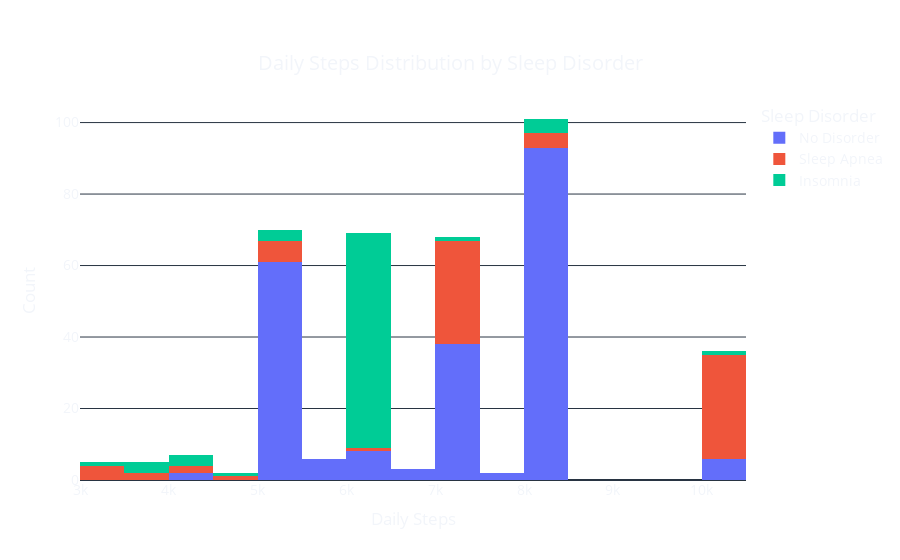

The code cell stored with this chart in its notebook:
### Code cell
import plotly.express as px

# Create a histogram to visualize the distribution of daily steps by sleep disorder
# Assuming 'data' is your DataFrame and it contains columns named 'Daily Steps' and 'Sleep Disorder'
fig = px.histogram(data, x='Daily Steps', color='Sleep Disorder', 
                   title='Daily Steps Distribution by Sleep Disorder',
                   labels={'Daily Steps': 'Daily Steps', 'count': 'Count'},
                   template='plotly_dark')

# Update layout of the histogram
fig.update_layout(
    xaxis_title='Daily Steps',  # Set x-axis title
    yaxis_title='Count',  # Set y-axis title
    title={
        'text': "Daily Steps Distribution by Sleep Disorder",
        'y': 0.9,
        'x': 0.5,
        'xanchor': 'center',
        'yanchor': 'top'
    },  # Configure title properties
    font=dict(size=14),  # Set overall font size
    plot_bgcolor='rgba(0,0,0,0)',  # Set plot background to transparent
    paper_bgcolor='rgba(0,0,0,0)'  # Set paper background to transparent
)

# Show the histogram
fig.show()

### Figure 1 — Plotly figure (JSON) as saved in the notebook; plotly's stock layout.template omitted (floating-point values rounded to 4 significant figures; data arrays with more than 128 entries replaced by an {"elided": "..."} marker saying what was removed)
{"data": [{"alignmentgroup": "True", "bingroup": "x", "hovertemplate": "Sleep Disorder=No Disorder<br>Daily Steps=%{x}<br>count=%{y}<extra></extra>", "legendgroup": "No Disorder", "marker": {"color": "#636efa", "pattern": {"shape": ""}}, "name": "No Disorder", "offsetgroup": "No Disorder", "orientation": "v", "showlegend": true, "type": "histogram", "x": {"elided": "219 int values"}, "xaxis": "x", "yaxis": "y"}, {"alignmentgroup": "True", "bingroup": "x", "hovertemplate": "Sleep Disorder=Sleep Apnea<br>Daily Steps=%{x}<br>count=%{y}<extra></extra>", "legendgroup": "Sleep Apnea", "marker": {"color": "#EF553B", "pattern": {"shape": ""}}, "name": "Sleep Apnea", "offsetgroup": "Sleep Apnea", "orientation": "v", "showlegend": true, "type": "histogram", "x": [3000, 3000, 4000, 8000, 4100, 8000, 5200, 5200, 3300, 4800, 7000, 8000, 3300, 5000, 5000, 8000, 6000, 10000, 10000, 10000, 10000, 10000, 10000, 10000, 10000, 10000, 3700, 3700, 10000, 10000, 10000, 10000, 10000, 10000, 10000, 10000, 10000, 10000, 10000, 10000, 10000, 10000, 10000, 10000, 10000, 10000, 10000, 10000, 5000, 5000, 7000, 7000, 7000, 7000, 7000, 7000, 7000, 7000, 7000, 7000, 7000, 7000, 7000, 7000, 7000, 7000, 7000, 7000, 7000, 7000, 7000, 7000, 7000, 7000, 7000, 7000, 7000, 7000], "xaxis": "x", "yaxis": "y"}, {"alignmentgroup": "True", "bingroup": "x", "hovertemplate": "Sleep Disorder=Insomnia<br>Daily Steps=%{x}<br>count=%{y}<extra></extra>", "legendgroup": "Insomnia", "marker": {"color": "#00cc96", "pattern": {"shape": ""}}, "name": "Insomnia", "offsetgroup": "Insomnia", "orientation": "v", "showlegend": true, "type": "histogram", "x": [3000, 3500, 4000, 4100, 5000, 7000, 4800, 8000, 4000, 8000, 6000, 6000, 6000, 6000, 6000, 6000, 6000, 6000, 6000, 6000, 6000, 6000, 6000, 6000, 6000, 6000, 8000, 8000, 6000, 6000, 6000, 6000, 6000, 6000, 6000, 6000, 6000, 6000, 6000, 6000, 6000, 6000, 6000, 6000, 6000, 6000, 6000, 6000, 6000, 6000, 6000, 6000, 6000, 6000, 6000, 5000, 6000, 6000, 6000, 6000, 6000, 6000, 6000, 6000, 6000, 6000, 6000, 3500, 3500, 10000, 6000, 6000, 6000, 6000, 6000, 6000, 5000], "xaxis": "x", "yaxis": "y"}], "layout": {"autosize": true, "barmode": "relative", "font": {"size": 14}, "legend": {"title": {"text": "Sleep Disorder"}, "tracegroupgap": 0}, "paper_bgcolor": "rgba(0, 0, 0, 0)", "plot_bgcolor": "rgba(0, 0, 0, 0)", "title": {"text": "Daily Steps Distribution by Sleep Disorder", "x": 0.5, "xanchor": "center", "y": 0.9, "yanchor": "top"}, "xaxis": {"anchor": "y", "autorange": true, "domain": [0, 1], "range": [3000.0, 10500.0], "title": {"text": "Daily Steps"}, "type": "linear"}, "yaxis": {"anchor": "x", "autorange": true, "domain": [0, 1], "range": [0, 106.3], "title": {"text": "Count"}}}}
